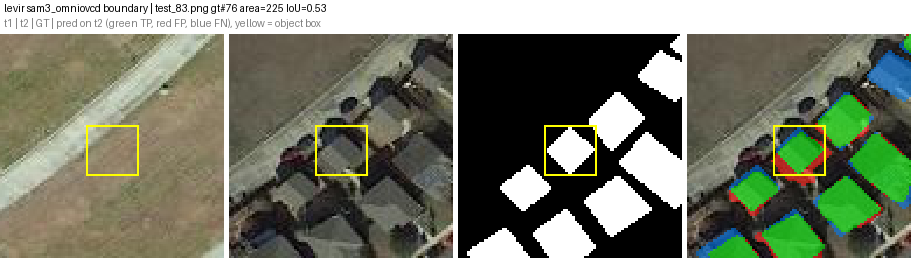
#> input picture figures/exp1_vis/levir/sam3_omniovcd/boundary_0.png, 911 x 258 px, found by its file name; its folder holds 3 pictures in this run
$ python exp2_prepare.py
#> lines starting #> are read from the running program, lines starting #| are printed output that depends on the picture
### code/probe/common.py
"""Shared paths, data loading and object matching for the CD_1016 probe experiments.

Task definition: doc/change_dection_agent.md. Only numpy/PIL here so the module can be
imported from both the SAM3 environment and the analysis environment.
"""
from __future__ import annotations

import json
from pathlib import Path

import numpy as np
from PIL import Image

WORKSPACE = Path("/guisongxia01/pangchao/wangyihan")
OUT = WORKSPACE / "Chang-Agent/outputs/CD_1016_probe"
PRED = OUT / "preds"

LIM1 = WORKSPACE / "datasets/lim1"
# dirs = (t1 folder, t2 folder, binary change label folder); prefix selects the split.
# task: "building" (building-change datasets) or "general" (any land-cover change); it selects
# the MLLM prompt in experiment 3.
DATASETS = {
    "levir": {
        "root": WORKSPACE / "datasets/LEVIR-CD/test_original", "dirs": ("A", "B", "label"), "prefix": "",
        "schanger": "levir", "task": "building",
        "detectors": ("schanger_small", "schanger_base", "sam3_omniovcd"),
    },
    "whu": {
        "root": LIM1 / "WHU-CD/test", "dirs": ("A", "B", "label"), "prefix": "",
        "schanger": "whu", "task": "building",
        "detectors": ("schanger_small", "schanger_base", "sam3_omniovcd"),
        # Per-date building labels: decide new vs demolished for the SAM3 oracle.
        "sem1": LIM1 / "WHU-CD/slabel1", "sem2": LIM1 / "WHU-CD/slabel2",
    },
    "sysu": {
        "root": LIM1 / "SYSU-CD", "dirs": ("img1", "img2", "label_unch0chi255"), "prefix": "test_",
        "schanger": "sysu", "task": "general",
        "detectors": ("schanger_small", "schanger_base"),
    },
    "second": {
        "root": LIM1 / "SECOND", "dirs": ("img1", "img2", "label_unch0chi255"), "prefix": "test_",
        "task": "general", "detectors": ("mambascd_base",),
        # Per-date land-cover classes inside changed pixels (0 = no change): GT objects are
        # split by (t1 class, t2 class) transition before taking connected components.
        "class1": LIM1 / "SECOND/slabel1", "class2": LIM1 / "SECOND/slabel2",
        "classes": {1: "low vegetation", 2: "non-vegetated surface", 3: "tree", 4: "water",
                    5: "building", 6: "playground"},
    },
}
DATASETS["second_cv"] = {**DATASETS["second"], "prefix": "train_"}
DATASETS["second_scannet"] = {**DATASETS["second"], "detectors": ("scannet",)}
RS_DATASETS = Path("/guisongxia01/pangchao/haoxiangyu/rs_datasets")
for dataset, folder, classes in (
    ("lsscd", "lsSCD", {0: "Unknown", 1: "Bareland", 2: "Rangeland", 3: "Developed space",
                       4: "Road", 5: "Tree", 6: "Water", 7: "Agriculture land", 8: "Building"}),
    ("scscd7", "SCSCD7", {0: "Bareland", 1: "Water", 2: "Building", 3: "Structure",
                         4: "Farmland", 5: "Vegetation", 6: "Road"}),
):
    DATASETS[dataset] = {
        "root": RS_DATASETS / folder, "dirs": ("img1", "img2", "label_unch0chi255"),
        "prefix": "test_", "task": "general", "detectors": ("mambascd_base",),
        "class1": RS_DATASETS / folder / "slabel1", "class2": RS_DATASETS / folder / "slabel2",
        "classes": classes,
    }

# Used only to estimate train object geometry, never to train a transfer detector.
# Keep LEVIR/WHU test registrations and their label semantics unchanged.
TRAIN_DATASETS = {
    "levir": {**DATASETS["levir"], "root": WORKSPACE / "datasets/LEVIR-CD/train_original"},
    "whu": {**DATASETS["whu"], "root": LIM1 / "WHU-CD",
            "dirs": ("img1", "img2", "label_unch0chi255"), "prefix": "train_"},
    **{d: {**DATASETS[d], "prefix": "train_"} for d in ("lsscd", "scscd7")},
}
DETECTORS = ("schanger_small", "schanger_base", "sam3_omniovcd")   # LEVIR/WHU set
PROB_DETECTORS = ("schanger_small", "schanger_base", "mambascd_base", "scannet")
AREA_BUCKETS = ((0, 100, "<100"), (100, 1000, "100-1000"), (1000, None, ">1000"))
DISPLAY = {"levir": "LEVIR-CD", "whu": "WHU-CD", "sysu": "SYSU-CD", "second": "SECOND",
           "second_cv": "SECOND train (cross-fitted)", "second_scannet": "SECOND (SCanNet)",
           "lsscd": "lsSCD", "scscd7": "SCSCD7"}


def detectors(dataset: str) -> tuple[str, ...]:
    return DATASETS[dataset]["detectors"]


def names(dataset: str) -> list[str]:
    spec = DATASETS[dataset]
    return sorted(p.name for p in (spec["root"] / spec["dirs"][0]).glob(spec["prefix"] + "*.png"))


# [4 lines left out: function load_rgb, not called in this run]


def load_label(dataset: str, name: str) -> np.ndarray:
#> called with dataset = 'levir', name = 'boundary_0.png'
    spec = DATASETS[dataset]
    return np.asarray(Image.open(spec["root"] / spec["dirs"][2] / name)) > 127
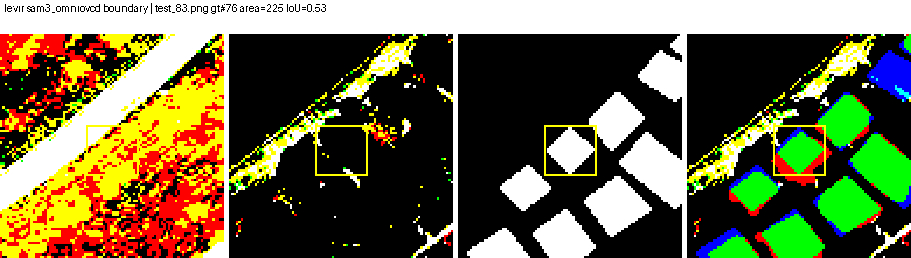
#> returned value: shape (258, 911, 3) bool; mean of channels 0, 1, 2 0.423, 0.407, 0.27; drawn as R, G, B


# [6 lines left out: function load_semantic, not called in this run]


def load_classes(dataset: str, name: str):
    """Return (class_t1, class_t2) maps for semantic-change datasets, else None."""
    spec = DATASETS[dataset]
    if "class1" not in spec:
        return None
    return tuple(np.asarray(Image.open(spec[key] / name)) for key in ("class1", "class2"))


# [5 lines left out: function load_pred, not called in this run]


def load_prob(dataset: str, detector: str, name: str) -> np.ndarray:
    return np.load(PRED / dataset / detector / "prob" / (Path(name).stem + ".npy")).astype(np.float32)


def save_mask(path: Path, mask: np.ndarray) -> None:
    path.parent.mkdir(parents=True, exist_ok=True)
    Image.fromarray(np.asarray(mask, dtype=np.uint8) * 255).save(path)


def write_json(path: Path, value) -> None:
    path.parent.mkdir(parents=True, exist_ok=True)
    path.write_text(json.dumps(value, indent=2, ensure_ascii=False) + "\n", encoding="utf-8")


# [13 lines left out: functions pixel_metrics, area_bucket, not called in this run]

### code/probe/objects.py
"""Object-level matching between a predicted change mask and the ground truth.

Definitions (doc/change_dection_agent.md, experiment 1):
- objects are 8-connected components of the GT and of the prediction;
- a GT object is a hit if its best IoU with any predicted object is >= 0.5, partial if
  0.1 <= best IoU < 0.5, and a whole-object miss if best IoU < 0.1 (including no overlap);
- a predicted object is a whole-object false positive if its IoU with every GT object is < 0.1.
For semantic-change datasets (SECOND) GT objects are 8-connected components within each
(t1 class, t2 class) transition, so adjacent changes of different types are separate objects
(see gt_label). Error pixels are attributed by the object that owns them: an FN pixel by its GT object's
class, an FP pixel by its predicted object's class (>=0.5 boundary, 0.1-0.5 partial,
<0.1 whole-object FP). Thus boundary error = FP+FN pixels of hit objects.
"""
from __future__ import annotations

import numpy as np
from scipy import ndimage

STRUCTURE = np.ones((3, 3), bool)
HIT, PARTIAL_LOW = 0.5, 0.1


def label(mask: np.ndarray):
    return ndimage.label(mask, STRUCTURE)


def gt_label(dataset, name, gt):
    """GT object labels: plain 8-connectivity, or split by class transition when available.

    Returns (labels, count, transitions) where transitions maps object id -> [c1, c2] or is empty.
    """
    from common import load_classes

    classes = load_classes(dataset, name)
    if classes is None:
        gl, ng = label(gt)
        return gl, ng, {}
    c1, c2 = (np.asarray(c, np.int64) for c in classes)
    pair = np.where(gt, c1 * 16 + c2, -1)
    gl = np.zeros(gt.shape, np.int32)
    transitions, ng = {}, 0
    for key in np.unique(pair[pair >= 0]):
        part, n = label(pair == key)
        gl[part > 0] = part[part > 0] + ng
        for k in range(ng + 1, ng + n + 1):
            transitions[k] = [int(key // 16), int(key % 16)]
        ng += n
    return gl, ng, transitions


def classify(iou: float) -> str:
    return "hit" if iou >= HIT else "partial" if iou >= PARTIAL_LOW else "miss"


# [59 lines left out: function match, not called in this run]

### code/probe/exp2_prepare.py
"""Experiment 2, step 1: oracle prompts for every GT change object (detector independent).

For each 8-connected GT object: its bbox, one positive point (the interior pixel farthest
from the object boundary), the crop sent to SAM3, and which date(s) to segment.
Date choice: WHU has per-date building labels, so an object that is building on t2 only
is "new" (segment t2), building on t1 only is "demolished" (segment t1); otherwise, and
for all LEVIR, SYSU and SECOND objects, both dates are run and the higher IoU is kept.
SECOND objects are split by class transition (objects.gt_label).
Run in conda_envs/vlm-vs-onejev-env (CPU).
"""
from __future__ import annotations

import argparse
import json

import numpy as np
from scipy import ndimage

from common import DATASETS, OUT, load_label, load_semantic, names
from objects import gt_label
from render import crop_box

CROP_SCALE = 3.0      # crop side = max(3 x object long side, 128 px), clipped to the image
CROP_MIN = 128


def main():
    parser = argparse.ArgumentParser()
    parser.add_argument("--datasets", nargs="+", default=list(DATASETS))
    for dataset in parser.parse_args().datasets:
        rows = []
        for name in names(dataset):
            gt = load_label(dataset, name)
            gl, ng, transitions = gt_label(dataset, name, gt)
            sem = load_semantic(dataset, name)
            for g, sl in enumerate(ndimage.find_objects(gl), start=1):
                obj = gl[sl] == g
                dist = ndimage.distance_transform_edt(np.pad(obj, 1))[1:-1, 1:-1]
                py, px = np.unravel_index(np.argmax(dist), dist.shape)
                bbox = [sl[1].start, sl[0].start, sl[1].stop, sl[0].stop]
                if sem is None:
                    kind = "unknown"
                else:
                    f1 = float(sem[0][sl][obj].mean())
                    f2 = float(sem[1][sl][obj].mean())
                    kind = "new" if f2 >= 0.5 > f1 else "demolished" if f1 >= 0.5 > f2 else "unknown"
                views = {"new": ["t2"], "demolished": ["t1"], "unknown": ["t1", "t2"]}[kind]
                rows.append({"image": name, "id": g, "area": int(obj.sum()), "bbox": bbox,
                             "point": [int(px + sl[1].start), int(py + sl[0].start)],
                             "crop": list(crop_box(bbox, gt.shape, CROP_SCALE, CROP_MIN)),
                             "kind": kind, "views": views,
                             **({"transition": transitions[g]} if transitions else {})})
        path = OUT / "exp2" / dataset / "prompts.jsonl"
        path.parent.mkdir(parents=True, exist_ok=True)
        path.write_text("".join(json.dumps(r) + "\n" for r in rows))
        kinds = {k: sum(r["kind"] == k for r in rows) for k in ("new", "demolished", "unknown")}
        print(dataset, len(rows), kinds, flush=True)


if __name__ == "__main__":
#> (the run stopped early here; a loop or call above may not have finished)

$ run again, on figures/exp1_vis/levir/sam3_omniovcd/boundary_1.png
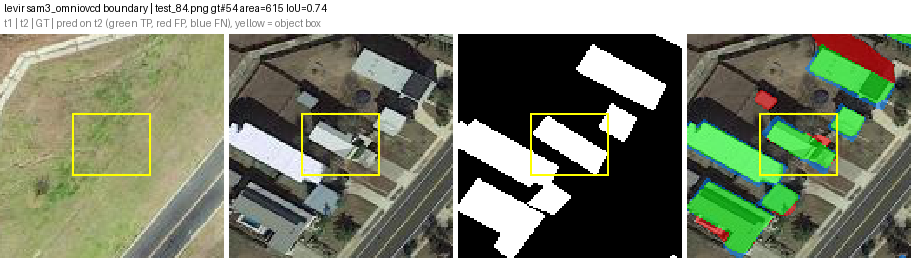
#> input picture figures/exp1_vis/levir/sam3_omniovcd/boundary_1.png, 911 x 258 px, found by its file name
#> in load_label, `return np.asarray(Image.open(spec["root"] / spec["dirs"][2] / name)) >..`:
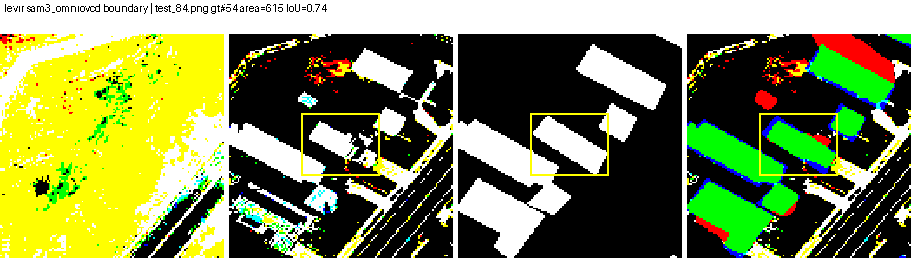
#> returned value: shape (258, 911, 3) bool; mean of channels 0, 1, 2 0.488, 0.531, 0.313; drawn as R, G, B

$ run again, on figures/exp1_vis/levir/sam3_omniovcd/boundary_2.png
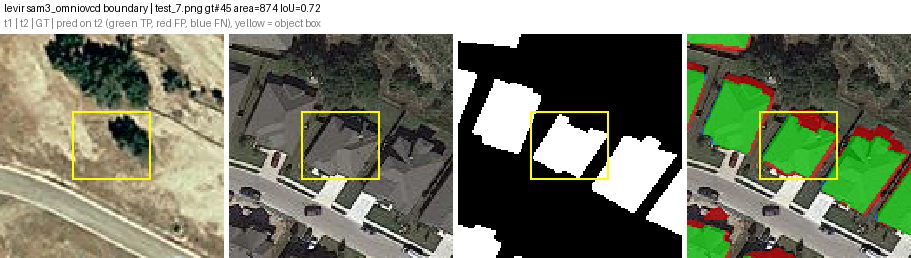
#> input picture figures/exp1_vis/levir/sam3_omniovcd/boundary_2.png, 911 x 258 px, found by its file name
#> in load_label, `return np.asarray(Image.open(spec["root"] / spec["dirs"][2] / name)) >..`:
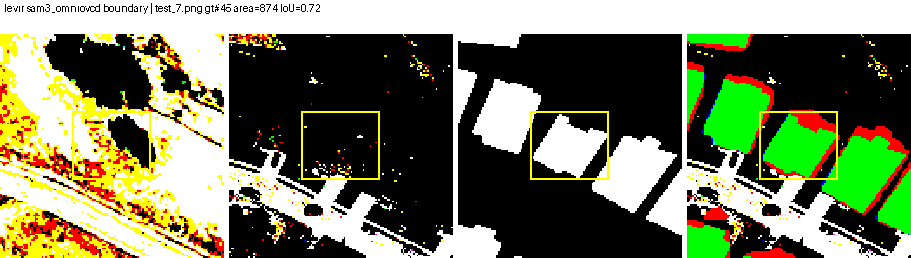
#> returned value: shape (258, 911, 3) bool; mean of channels 0, 1, 2 0.463, 0.482, 0.36; drawn as R, G, B
